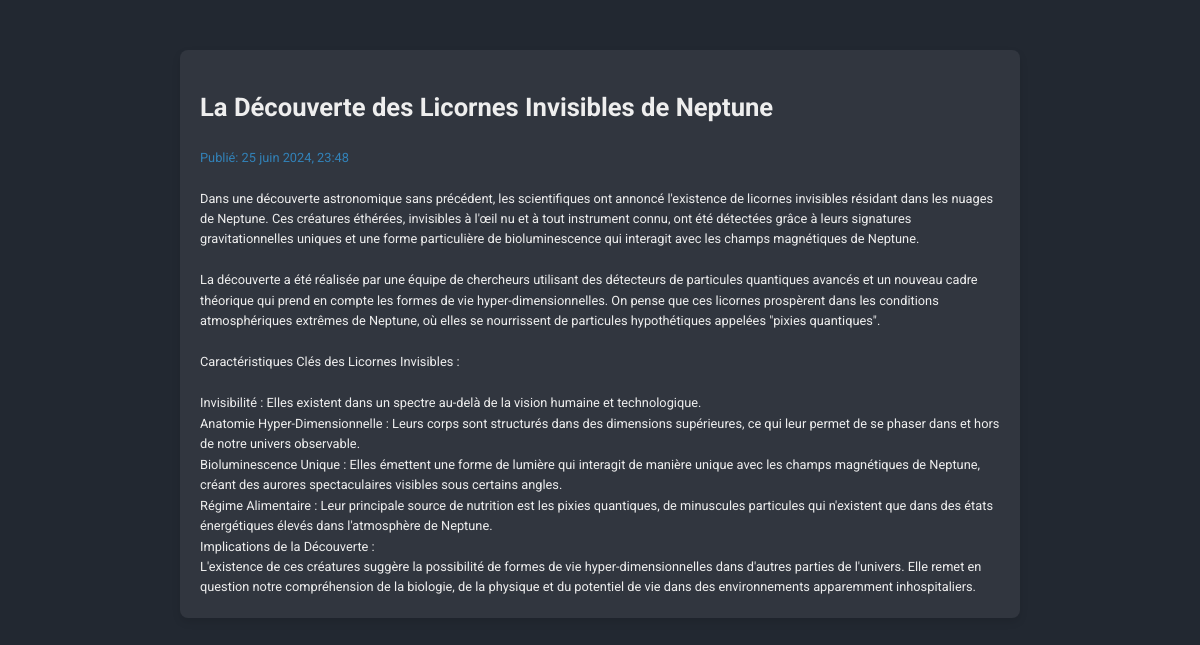
The page /fr/main/6/ on the database its author committed.
### main/models.py (models this page shows, shortened)
class Article(models.Model):
    title = models.CharField(max_length=100)
    content = models.TextField()
    publication_date = models.DateTimeField(auto_now_add=True)

### main/views.py (the view)
# urls.py: path("<int:article_id>/", views.detail, name="detail"),
def detail(request, article_id):
    article = get_object_or_404(Article, pk=article_id)
    return render(request, "main/article.html", {"article": article})

### main/templates/main/article.html (shortened to what this page needs)
{% load i18n %}
{% load static %}
<head>
    <link rel="stylesheet" type="text/css" href="{% static 'css/detail.css' %}">
</head>
<body>
    <div class="article-detail">
        <h1>{{ article.title }}</h1>
        <p class="publish-date">{% trans "Publié:" %} {{ article.publication_date|date:"j F Y, H:i" }}</p>
        <div class="article-content">
            {{ article.content|linebreaksbr }}
        </div>
    </div>
</body>

### main/static/css/detail.css (style rules this page uses)
body { font-family: 'Roboto', sans-serif; font-size: 0.8rem; background-color: #222831; color: #EEEEEE; margin: 0; padding: 0; line-height: 1.6; }
.article-detail { max-width: 800px; margin: 50px auto; padding: 20px; background-color: #31363F; border-radius: 8px; box-shadow: 0 4px 8px rgba(0, 0, 0, 0.1); }
.article-detail h1 { color: #EEEEEE; margin-bottom: 20px; }
.publish-date { color: #3282B8; margin-bottom: 20px; }
.article-content { color: #EEEEEE; }

### rows shown on the page
Article: title "La Découverte des Licornes Invisibles de Neptune", publication_date "25 juin 2024, 23:48", content "Dans une découverte astronomique sans précédent, les scientifiques ont annoncé l'existence de licornes invisibles résidant dans les nuages de Neptune. Ces créatures éthérées, invisibles à l'œil nu et à tout instrument connu, ont été détectées grâce à leurs signatures gravitationnelles uniques et une forme particulière de bioluminescence qui interagit avec les champs magnétiques de Neptune. La découverte a été réalisée par une équipe de chercheurs utilisant des détecteurs de particules quantiques avancés et un nouveau cadre théorique qui prend en compte les formes de vie hyper-dimensionnelles. On pense que ces licornes prospèrent dans les conditions atmosphériques extrêmes de Neptune, où…"
